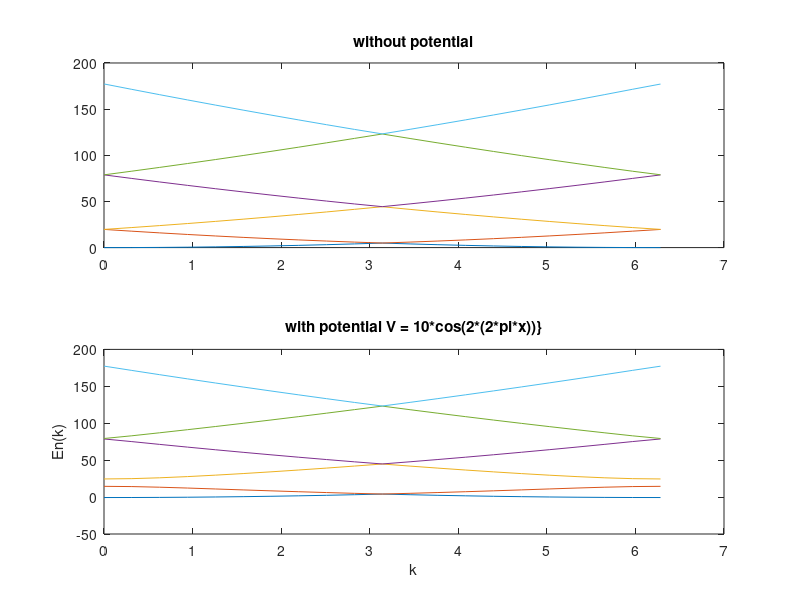

Write MATLAB code to recreate this figure.
% % % %
%CALCUL DES VALEURS PROPRES
% UTILISANT LES SCHEMAS NUMERIQUES 
% DIFFERENCES FINI
% % % % 

clear all

%pour k varie entre [0;pi]
k = [0*pi:0.1*pi:2*pi];
K = length(k);
N = 1000;
dx = 1/(N-1);


%SANS POTENTIEL
%n est le nombre de valeurs propres
n=6;

%Leap-Frog scheme
EspecL = sparse(N,K);
for j=1:K
    tL0 =  ((1/dx^2) + (1/2)*k(j)^2 )*ones(1,N);
    tL1 = (-(-i*k(j)*(1/(2*dx))-(1/(2*dx^2))))*ones(1,N-1);
    tL2 = (-(i*k(j)*(1/(2*dx))-(1/(2*dx^2))))*ones(1,N-1);

    ML = sparse(N,N);
    ML = diag(tL0) + diag(tL1,1) + diag(tL2,-1);
    ML(1,N) = (-(i*k(j)*(1/(2*dx))-(1/(2*dx^2))));
    ML(N,1) = (-(-i*k(j)*(1/(2*dx))-(1/(2*dx^2))));
    
    EspecL(:,j) = eig(ML);
end


%AVEC POTENTIEL 
%n est le nombre de valeur propres
%n = 10
%central scheme
EspecLP = sparse(N,K);

%x varie entre [0,1]
x = [0:dx:1];

%definition du potentiel 
V = 10*cos(2*(2*pi*x));
%V = 10*cos(2*(2*pi*x)) + 0.5*30*cos(2*pi*x)
%V = 10*cos(2*(2*pi*x)) + 30*tanh(x).*cos(2*pi*x)
%V = 2

for j=1:K
    %construction de la matrice diagonale
    tL0 =  ((1/dx^2) + (1/2)*k(j)^2 +V).*ones(1,N);
    tL1 = (-(-i*k(j)*(1/(2*dx))-(1/(2*dx^2))))*ones(1,N-1);
    tL2 = (-(i*k(j)*(1/(2*dx))-(1/(2*dx^2))))*ones(1,N-1);

    ML = sparse(N,N);
    ML = diag(tL0) + diag(tL1,1) + diag(tL2,-1);
    ML(1,N) = (-(i*k(j)*(1/(2*dx))-(1/(2*dx^2))));
    ML(N,1) = (-(-i*k(j)*(1/(2*dx))-(1/(2*dx^2))));
    
    %calcul des valeurs propres
    EspecLP(:,j) = eig(ML);
end

%afficher les figure 
subplot(2,1,1),plot(k,sort(EspecL(1:n,:))),title('without potential');
subplot(2,1,2),plot(k,sort(EspecLP(1:n,:))),title('with potential V = 10*cos(2*(2*pi*x))}');

xlabel('k')
ylabel('En(k)')
